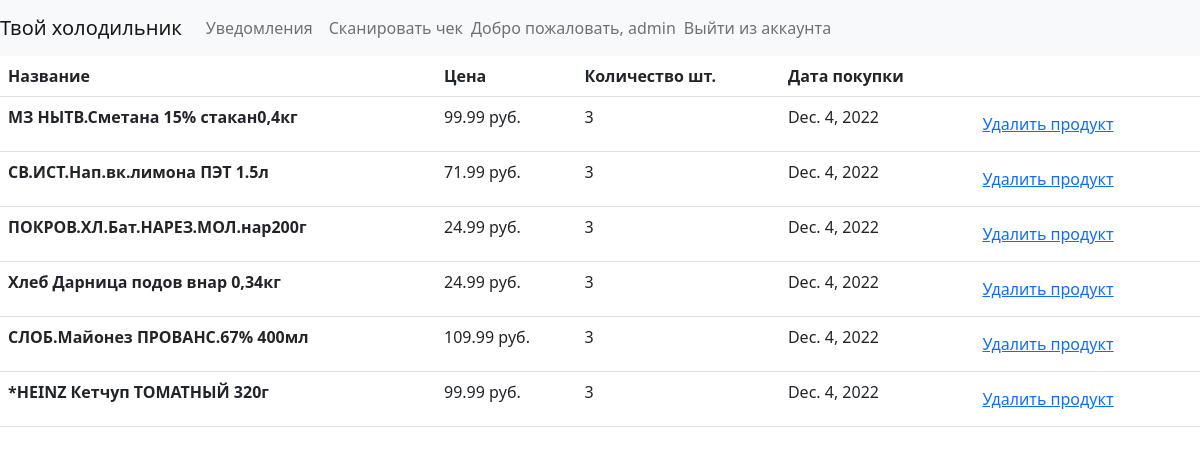
The app's page / (signed in), older data.
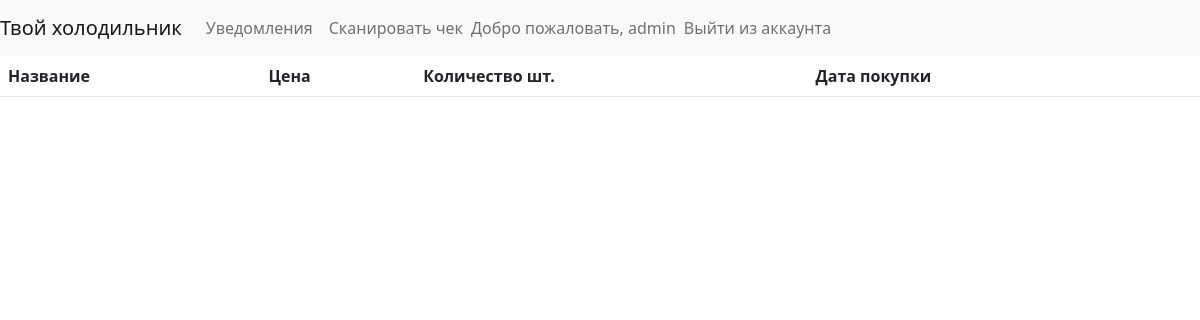
The same page, newer data.
### smartfridge/models.py (models this page shows, shortened)
class ListOfProduct(models.Model):
    id_user = models.ForeignKey(User, on_delete=models.CASCADE)
    id_product = models.ForeignKey('Product', on_delete=models.DO_NOTHING)
    price = models.FloatField()
    date_purchase = models.DateField()
    quantity = models.IntegerField()
    in_fridge = models.BooleanField()

class Product(models.Model):
    name = models.CharField(max_length=100)
    bar_code = models.CharField(max_length=50)

### smartfridge/views.py (the view)
# urls.py: 2. Add a URL to urlpatterns:  path('', views.home, name='home')
def home(request):
    products = ListOfProduct.objects.all().filter(id_user = request.user.id, in_fridge = True)
    return render(request, 'home.html', {'product_list': products})

### smartfridge/templates/home.html (shortened to what this page needs)
{%extends 'base.html'%}
{%block content%}
    <table class="table">
        <thead>
          <tr>
            <th scope="col">Название</th>
            <th scope="col">Цена</th>
            <th scope="col">Количество шт.</th>
            <th scope="col">Дата покупки</th>
            <th></th>
          </tr>
        </thead>
        <tbody>
            {%for product in product_list%}
          <tr>
            <th scope="row">{{product.id_product.name}}</th>
            <td>{{product.price}} руб.</td>
            <td>{{product.quantity}}</td>
            <td>{{product.date_purchase}}</td>
            <td><button class="btn primary"><a href="{% url 'delete' id=product.id %}"> Удалить продукт</a></button></td>
          </tr>
          {% endfor %}
        </tbody>
      </table>
{%endblock%}

Row changes from the older to the newer data that the page shows:
no longer on this page (row edited): ListOfProduct: id_product.name "МЗ НЫТВ.Сметана 15% стакан0,4кг", price "99.99", quantity "3", date_purchase "Dec. 4, 2022"
no longer on this page (row edited): ListOfProduct: id_product.name "СВ.ИСТ.Нап.вк.лимона ПЭТ 1.5л", price "71.99", quantity "3", date_purchase "Dec. 4, 2022"
no longer on this page (row edited): ListOfProduct: id_product.name "ПОКРОВ.ХЛ.Бат.НАРЕЗ.МОЛ.нар200г", price "24.99", quantity "3", date_purchase "Dec. 4, 2022"
no longer on this page (row edited): ListOfProduct: id_product.name "Хлеб Дарница подов внар 0,34кг", price "24.99", quantity "3", date_purchase "Dec. 4, 2022"
no longer on this page (row edited): ListOfProduct: id_product.name "СЛОБ.Майонез ПРОВАНС.67% 400мл", price "109.99", quantity "3", date_purchase "Dec. 4, 2022"
no longer on this page (row edited): ListOfProduct: id_product.name "*HEINZ Кетчуп ТОМАТНЫЙ 320г", price "99.99", quantity "3", date_purchase "Dec. 4, 2022"
